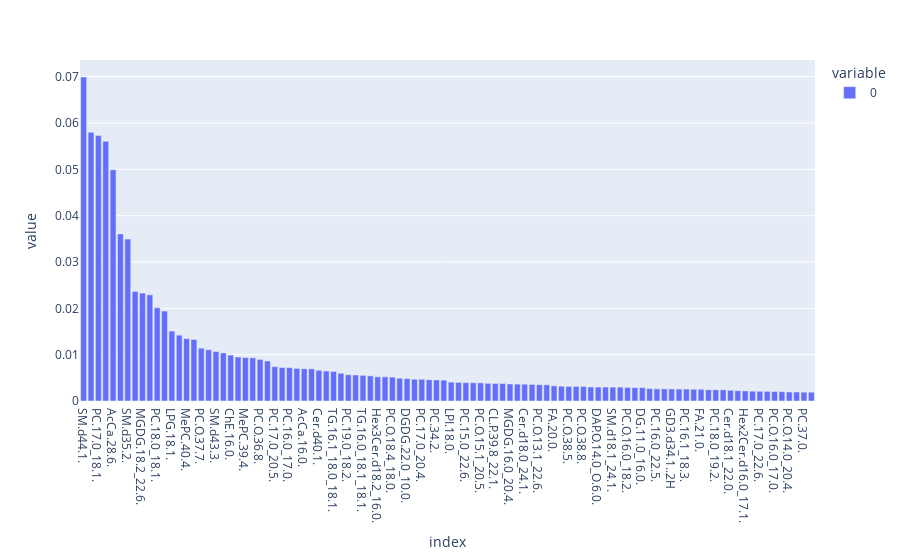

Notebook source saved alongside this figure:
### Code cell
##Feature importance for the final model

feature_names = X_resampled.columns

coefs = pd.DataFrame(
    model.feature_importances_,
    columns=["Coefficients"],
    index=feature_names,
)
features=[]
ft_importances = pd.Series(model.feature_importances_, index = X_resampled.columns.values).sort_values(ascending=False)

for i,v in enumerate(ft_importances):
    features.append ('Feature: %0d, Score: %.5f' %(i,v))
xx3=pd.DataFrame(features)

fig2= px.bar(ft_importances.head(100))
fig2.show()

#Feature importance permutation
train_importances = pd.DataFrame(
    train_result.importances[sorted_importances_idx].T,
    columns=X.columns[sorted_importances_idx],
)
test_importances = pd.DataFrame(
    test_results.importances[sorted_importances_idx].T,
    columns=X.columns[sorted_importances_idx],
)

# ##Important features from test importances
# ax2 = test_importances.plot.box(vert=False, whis=10)
# ax2.set_title("Permutation Importances (test set)")

# fig2.write_image("20250210_images/Important_Features_20250214.png")

### Figure 1 — Plotly figure (JSON) as saved in the notebook; plotly's stock layout.template omitted (floating-point values rounded to 4 significant figures)
{"data": [{"alignmentgroup": "True", "hovertemplate": "variable=0<br>index=%{x}<br>value=%{y}<extra></extra>", "legendgroup": "0", "marker": {"color": "#636efa", "pattern": {"shape": ""}}, "name": "0", "offsetgroup": "0", "orientation": "v", "showlegend": true, "textposition": "auto", "type": "bar", "x": ["SM.d44.1.", "MGDG.20.4_22.5.", "PC.17.0_18.1.", "SM.d16.2_27.0.", "AcCa.28.6.", "AcHexZyE.28.6.", "SM.d35.2.", "PC.O.36.2.", "MGDG.18.2_22.6.", "PC.17.0_18.2.", "PC.18.0_18.1.", "DG.O.13.0_19.1.", "LPG.18.1.", "ChE.18.1.", "MePC.40.4.", "DG.24.6.", "PC.O.37.7.", "CerPE.d18.1_16.0.", "SM.d43.3.", "TG.10.0_18.2_18.2.", "ChE.16.0.", "CL.P.18.0_20.4.", "MePC.39.4.", "PC.16.0_19.1.", "PC.O.36.8.", "SM.d34.2.", "PC.17.0_20.5.", "PC.49.7.", "PC.16.0_17.0.", "PC.18.0_20.2.", "AcCa.16.0.", "DG.22.6_25.4.", "Cer.d40.1.", "PC.36.3.", "TG.16.1_18.0_18.1.", "Cer.d17.0_35.1.", "PC.19.0_18.2.", "SM.d34.1.", "TG.16.0_18.1_18.1.", "DG.14.0_16.0.", "Hex3Cer.d18.2_16.0.", "AcCa.3.0.", "PC.O.18.4_18.0.", "MePC.47.6.", "DGDG.22.0_10.0.", "MePC.32.1.", "PC.17.0_20.4.", "TG.16.0_18.1_18.2.", "PC.34.2.", "PC.38.5.", "LPI.18.0.", "DG.18.1_22.6.", "PC.15.0_22.6.", "SM.t34.4.", "PC.O.15.1_20.5.", "ChE.19.4.", "CL.P.39.8_22.1.", "TG.18.0_18.1_22.6.", "MGDG.16.0_20.4.", "ChE.16.1.", "Cer.d18.0_24.1.", "PC.33.4.", "PC.O.13.1_22.6.", "PC.18.1_16.0.", "FA.20.0.", "DG.14.2_6.0.", "PC.O.38.5.", "PC.19.0_18.1.", "PC.O.38.8.", "Cer.d16.0_22.0.", "DAP.O.14.0_O.6.0.", "PC.17.0_20.3.", "SM.d18.1_24.1.", "LPC.18.0.", "PC.O.16.0_18.2.", "DG.O.18.4_18.2.", "DG.11.0_16.0.", "CL.O.33.4_20.4.", "PC.16.0_22.5.", "TG.15.0_24.0_16.1.", "GD3.d34.1..2H", "Cer.d18.2_33.4.", "PC.16.1_18.3.", "OAHFA.28.3_24.7.", "FA.21.0.", "MePC.46.4.", "PC.18.0_19.2.", "SM.d42.3.", "Cer.d18.1_22.0.", "MePC.34.4.", "Hex2Cer.d16.0_17.1.", "SM.d41.2.", "PC.17.0_22.6.", "Cer.d45.5.", "PC.O.16.0_17.0.", "FA.18.2.", "PC.O.14.0_20.4.", "TG.18.1_18.2_18.3.", "PC.37.0.", "TG.18.1_18.2_20.4."], "xaxis": "x", "y": [0.06992, 0.05798, 0.05729, 0.05604, 0.0499, 0.03606, 0.03494, 0.02365, 0.02328, 0.02292, 0.02014, 0.01941, 0.01508, 0.01421, 0.01346, 0.01328, 0.0114, 0.01107, 0.01066, 0.01036, 0.009919, 0.009496, 0.009377, 0.00932, 0.008982, 0.008632, 0.007422, 0.007223, 0.007203, 0.007036, 0.006959, 0.00694, 0.00663, 0.006474, 0.006369, 0.005988, 0.005669, 0.005609, 0.005535, 0.005424, 0.00523, 0.005224, 0.00515, 0.004915, 0.004826, 0.004702, 0.0047, 0.004579, 0.004536, 0.004507, 0.004069, 0.004023, 0.003962, 0.003932, 0.003908, 0.003819, 0.003786, 0.003785, 0.003672, 0.003643, 0.003624, 0.003578, 0.003518, 0.003502, 0.003277, 0.003193, 0.003156, 0.003149, 0.003123, 0.003019, 0.003012, 0.003007, 0.002999, 0.002991, 0.002935, 0.002888, 0.002887, 0.002659, 0.00263, 0.002624, 0.002601, 0.00258, 0.002578, 0.00254, 0.002536, 0.002425, 0.002416, 0.002413, 0.002315, 0.002226, 0.002175, 0.002125, 0.002107, 0.002077, 0.002041, 0.002012, 0.001948, 0.001939, 0.001908, 0.001903], "yaxis": "y"}], "layout": {"barmode": "relative", "legend": {"title": {"text": "variable"}, "tracegroupgap": 0}, "margin": {"t": 60}, "xaxis": {"anchor": "y", "domain": [0, 1], "title": {"text": "index"}}, "yaxis": {"anchor": "x", "domain": [0, 1], "title": {"text": "value"}}}}
